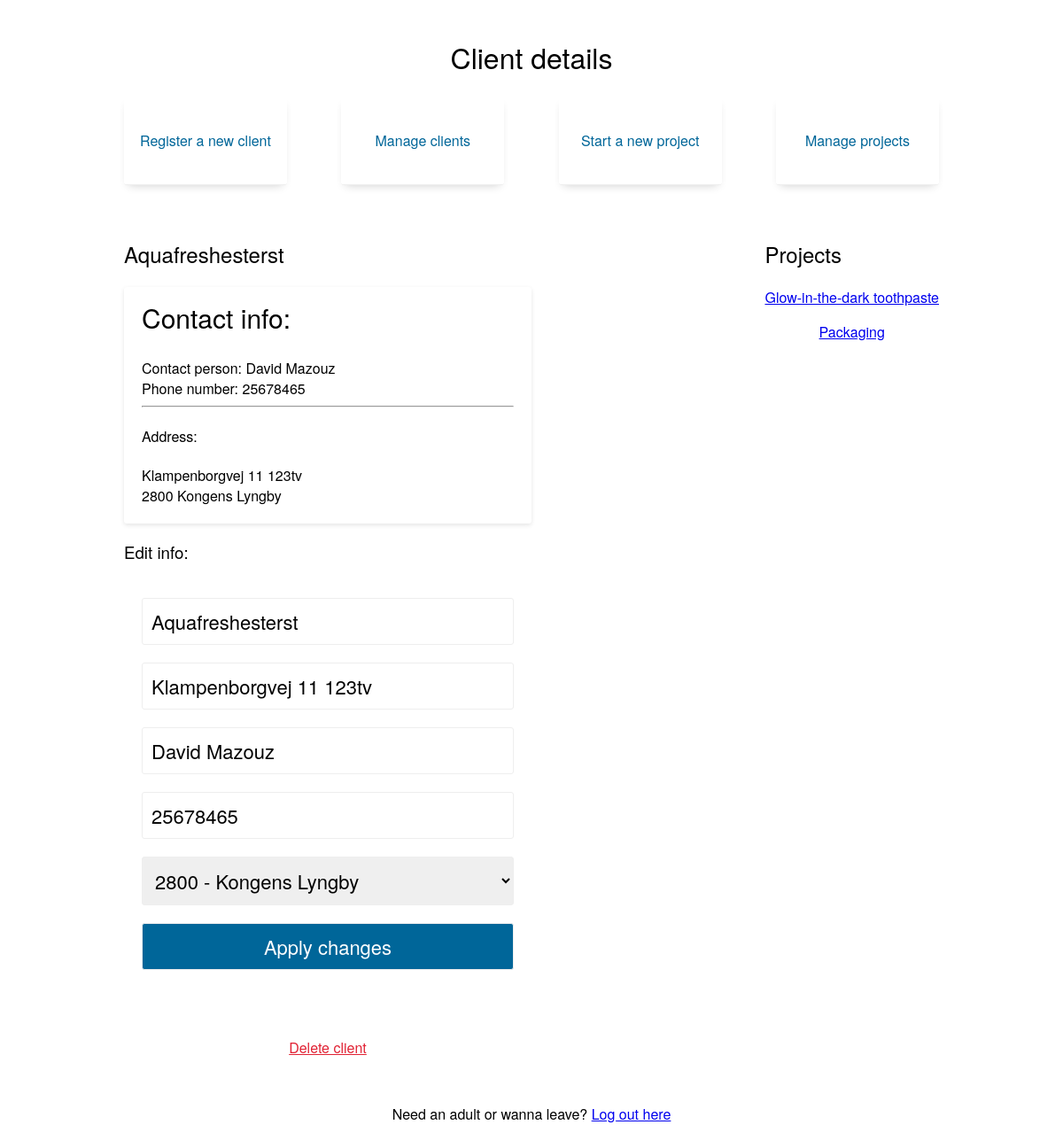
Screenshot of /client.php?id=9 (signed in) with the database file from the repository.
### tables this page shows
CREATE TABLE IF NOT EXISTS `clients` (
  `client_id` int(11) NOT NULL AUTO_INCREMENT,
  `client_name` varchar(50) NOT NULL,
  `client_address` varchar(50) NOT NULL,
  `client_contact_name` varchar(50) NOT NULL,
  `client_contact_phone` varchar(50) NOT NULL,
  `zipcodes_zipcode_id` int(11) NOT NULL,
  PRIMARY KEY (`client_id`),
  UNIQUE KEY `client_id_UNIQUE` (`client_id`),
  KEY `fk_clients_zipcodes1_idx` (`zipcodes_zipcode_id`)
);

CREATE TABLE IF NOT EXISTS `zipcodes` (
  `zipcode_id` int(11) NOT NULL,
  `zipcode_city` varchar(50) NOT NULL,
  PRIMARY KEY (`zipcode_id`),
  UNIQUE KEY `idzipcode_id_UNIQUE` (`zipcode_id`)
);

CREATE TABLE IF NOT EXISTS `projects` (
  `project_id` int(11) NOT NULL AUTO_INCREMENT,
  `project_name` varchar(50) NOT NULL,
  `project_startdate` date NOT NULL,
  `project_enddate` date NOT NULL,
  `project_other_details` longtext NOT NULL,
  `clients_client_id` int(11) NOT NULL,
  PRIMARY KEY (`project_id`,`clients_client_id`),
  UNIQUE KEY `project_id_UNIQUE` (`project_id`),
  KEY `fk_projects_clients1_idx` (`clients_client_id`)
);

### client.php (the view, shortened to what this page needs)
<?php
	include "dbconst.php";
	if (!isset($_SESSION['user_id'])) {
		header('Location: login.php');
	} else {
		if (isset($_GET['id'])) {
			$sql_query = "SELECT c.*, z.zipcode_city FROM clients c, zipcodes z WHERE c.client_id = :clientid AND z.zipcode_id = c.zipcodes_zipcode_id";
			$records = $link->prepare($sql_query);
			$records->bindParam(':clientid', $_GET['id'],PDO::PARAM_INT);
			if ($records->execute()) {
				$projectquery = "SELECT * FROM projects WHERE clients_client_id = :clientid";
				$projectrecords = $link->prepare($projectquery);
				$projectrecords->bindParam(':clientid', $_GET['id'], PDO::PARAM_INT);
				$projectrecords->execute();
				$client = $records->fetch(PDO::FETCH_ASSOC);
				$zipcode_query = "SELECT * FROM zipcodes";
				$zipcodestatement = $link->prepare($zipcode_query);
				$zipcodestatement->execute();
			}
		} else {
			header("Location: clients.php");
		}
	}
?>
<!DOCTYPE html>
<html>
<head>
	<link rel="stylesheet" href="style.css">
</head>
<body>
	<div class="container">
		<h1>Client details</h1>
		<div class="action-options">
			<a href="new-client.php"><p>Register a new client</p></a>
			<a href="clients.php"><p>Manage clients</p></a>
			<a href="new-project.php"><p>Start a new project</p></a>
			<a href="projects.php"><p>Manage projects</p></a>
		</div>
		<div class="list-section">
			<div class="clients-section">
				<h2><?= $client['client_name'] ?></h2>
				<div class="client-item">
					<h3>Contact info:</h3>
					<p>Contact person: <?= $client['client_contact_name'] ?></p>
					<p>Phone number: <?= $client['client_contact_phone'] ?></p>
					<hr>
					<h4><strong>Address:</strong></h4>
					<p><?= $client['client_address'].'<br>'.$client['zipcodes_zipcode_id'].' '.$client['zipcode_city'] ?></p>
				</div>
				<div class="edit">
					<h3>Edit info:</h3>
					<form action="<?= $_SERVER['PHP_SELF'].'?id='.$_GET['id'] ?>" method="post">
						<input type="text" name="client_name" value="<?= $client['client_name'] ?>" placeholder="Name" required>
						<input type="text" name="client_address" value="<?= $client['client_address'] ?>" placeholder="Address" required>
						<input type="text" name="client_contact_name" value="<?= $client['client_contact_name'] ?>" placeholder="Name of contact" required>
						<input type="text" name="client_contact_phone" value="<?= $client['client_contact_phone'] ?>" placeholder="Phone number of contact" required>
						<select name="zipcode" required>
							<?php
							while ($zipcode = $zipcodestatement->fetch(PDO::FETCH_ASSOC)) {
								?>
								<option <?= $zipcode['zipcode_id'] == $client['zipcodes_zipcode_id'] ? 'selected' : '' ?> value="<?= $zipcode['zipcode_id'] ?>"><?= $zipcode['zipcode_id'].' - '.$zipcode['zipcode_city'] ?></option>
								<?php
							}
					 		?>
						</select>
						<input type="submit" name="edit" value="Apply changes">
					</form>
					<form>
						<p class="error"><a href="delete-client.php?id=<?= $_GET['id'] ?>">Delete client</a></p>
					</form>
				</div>
			</div>
			<div class="project-section">
				<h2>Projects</h2>
				<?php
				while ($project = $projectrecords->fetch(PDO::FETCH_ASSOC)) {
					?>
					<p><a href="project.php?id=<?= $project['project_id'] ?>"><?= $project['project_name'] ?></a></p>
					<?php
				}
				 ?>
			</div>
		</div>
		<p>Need an adult or wanna leave? <a href="logout.php">Log out here</a></p>
	</div>
</body>
</html>

### style.css (style rules this page uses)
* { box-sizing: border-box; font-family: 'Helvetica Neue', arial, sans-serif; font-weight: 300; }
body { margin: 0; padding: 0; background-color: #fff; }
.container { width: 100%; max-width: 960px; padding: 20px; margin: 0 auto; }
h1,p { text-align: center; }
p.error { color: #e12234; }
p.error a { color: #e12234; }
form { max-width: 500px; padding: 20px; margin: 0 auto; }
form textarea,input[type="date"],input[type="text"], input[type="email"], input[type="password"], input[type="submit"], select { display: block; width: 100%; margin-bottom: 20px; font-size: 22px; border-radius: 3px; padding: 10px; box-shadow: none; border: 1px solid #eee; }
form input[type="submit"] { -webkit-transition: opacity .3s ease-out; -moz-transition: opacity .3s ease-out; -ms-transition: opacity .3s ease-out; transition: opacity .3s ease-out; background-color: #006699; cursor: pointer; color: #fff; }
.action-options { width: 100%; display: flex; justify-content: space-between; height: 100px; margin-bottom: 40px; }
.action-options a { transition: all .4s ease-out; text-align: center; flex-basis: 20%; background-color: white; box-shadow: 0px 5px 10px -5px rgba(0,0,0,0.2); border-bottom: 1px solid #eee; border-radius: 3px; padding: 0; margin: 0; color: #006699; height: 100%; width: 100%; text-decoration: none; display: flex; justify-content: center; align-items: center; }
.list-section { display: flex; justify-content: space-between; align-items: flex-start; width: 100%; }
.clients-section { flex-basis: 50%; }
.client-item { background: white; padding: 20px; margin-bottom: 10px; border-radius: 3px; box-shadow: 0px 2px 5px 0px rgba(0,0,0,.1); text-align: left; }
.client-item h3 { font-size: 30px; line-height: 1; margin: 0 0 30px; }
.client-item p { text-align: left; margin: 0 0; }

### rows the page displays
clients: client_name "Aquafreshesterst", client_contact_name "David Mazouz", client_contact_phone "25678465", client_address "Klampenborgvej 11 123tv", zipcodes_zipcode "2800", zipcodes_zipcode.zipcode_city "Kongens Lyngby", zipcode "2800 - Kongens Lyngby"
projects: project_name "Glow-in-the-dark toothpaste"
projects: project_name "Packaging"
